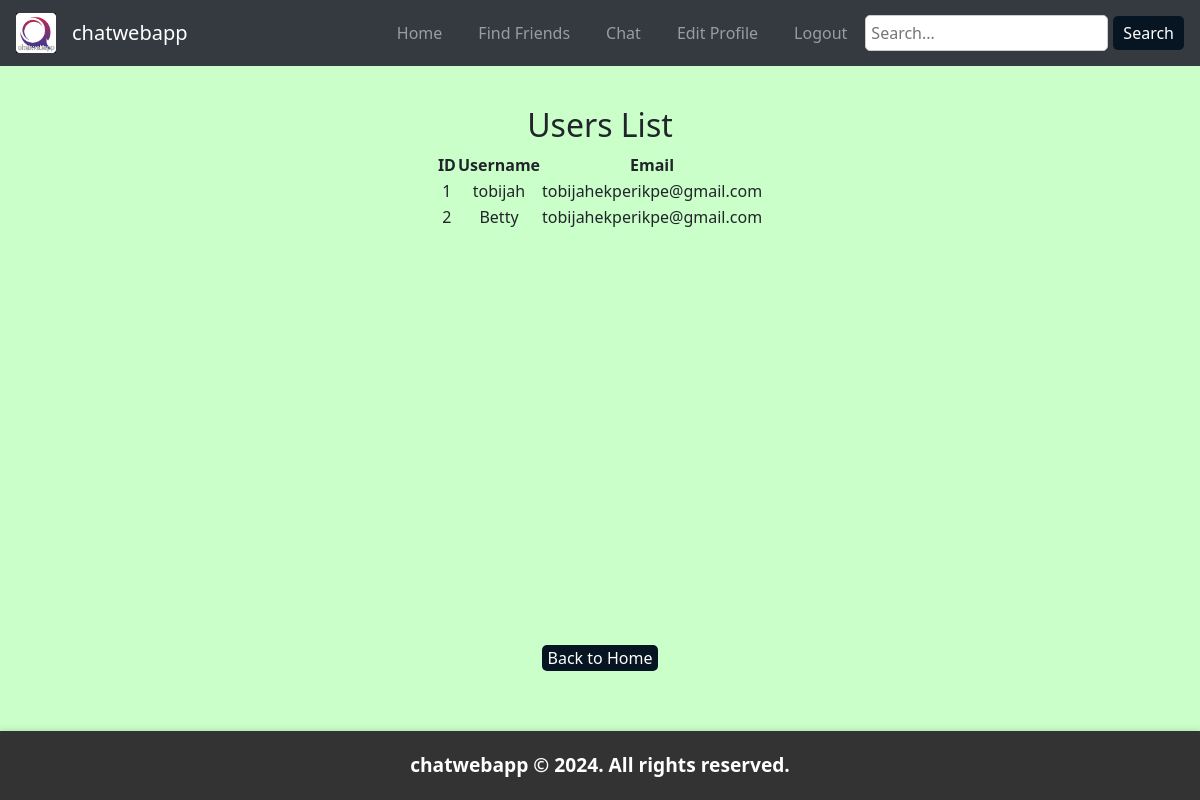
/auth/view_users (signed in), run on an earlier commit of the app's database.
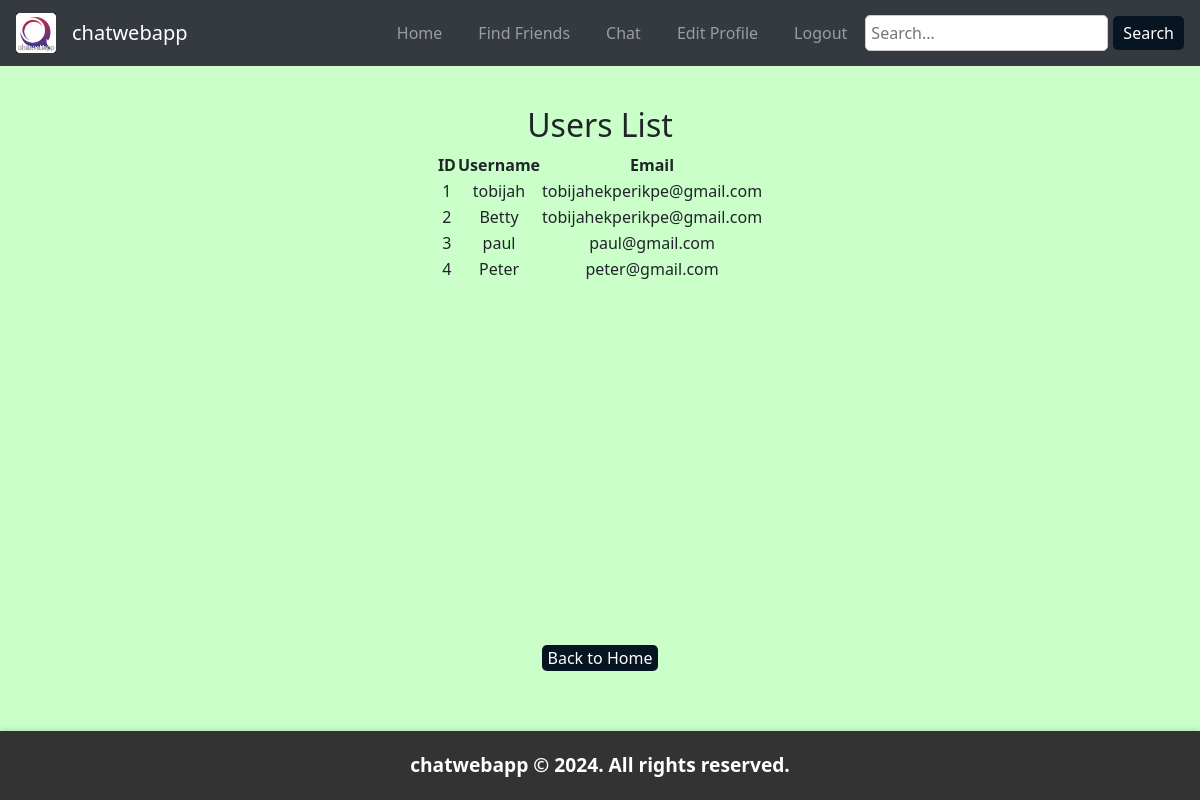
And on a later commit of the database.
### models/user.py (models this page shows, shortened)
class User(UserMixin, db.Model):
    __tablename__ = 'users'
    id = db.Column(db.Integer, primary_key=True)
    username = db.Column(db.String(150), unique=True, nullable=False)
    password = db.Column(db.String(150), nullable=False)
    email = db.Column(db.String(150), unique=True, nullable=True)
    phone_number = db.Column(db.String(20), nullable=True)
    profile_picture = db.Column(db.String(150), nullable=True)
    messages_sent = db.relationship('Message', foreign_keys='Message.sender_id', backref='sender', lazy=True)
    messages_received = db.relationship('Message', foreign_keys='Message.receiver_id', backref='receiver', lazy=True)

### routes/auth_routes.py (the view)
@auth_bp.route('/view_users')
@login_required
def view_users():
    users = User.query.all()
    return render_template('view_users.html', users=users)

### app.py (called while the page is built)
@login_manager.user_loader
def load_user(user_id):
    return User.query.get(int(user_id))

### templates/view_users.html (shortened to what this page needs)
{% extends "base.html" %}
{% block body %}
<div class="page-container">
    <h2>Users List</h2>
    <table class="styled-table">
        <thead>
            <tr>
                <th>ID</th>
                <th>Username</th>
                <th>Email</th>
            </tr>
        </thead>
        <tbody>
            {% for user in users %}
                <tr>
                    <td>{{ user.id }}</td>
                    <td>{{ user.username }}</td>
                    <td>{{ user.email }}</td>
                </tr>
            {% endfor %}
        </tbody>
    </table>
    <div class="go-back-home">
        <button class="button" onclick="window.location.href='{{ url_for('auth.home') }}'">Back to Home</button>
    </div>
</div>
{% endblock %}

### templates/base.html (shortened to what this page needs)
<!DOCTYPE html>
<html lang="en">
    <head>
        <link href="https://stackpath.bootstrapcdn.com/bootstrap/4.5.2/css/bootstrap.min.css" rel="stylesheet">
        <link rel="stylesheet" href="{{url_for("static", filename="css/styles.css")}}" />
    </head>
    <body>
        <nav class="navbar navbar-expand-lg navbar-dark bg-dark">
            {% if current_user.is_authenticated %}
                <a class="navbar-brand" href="{{ url_for('auth.home') }}">
                    <img src="{{ url_for('static', filename='images/logo2.jpg') }}" alt="Logo" width="40" height="40" class="d-inline-block align-top">
                </a>
                <a class="navbar-brand" href="{{ url_for('auth.home') }}">chatwebapp</a>
            {% else %}
                <a class="navbar-brand" href="{{ url_for('auth.index') }}">
                    <img src="{{ url_for('static', filename='images/logo.jpg') }}" alt="Logo" width="40" height="40" class="d-inline-block align-top">
                </a>
                <a class="navbar-brand" href="{{ url_for('index') }}">chatwebapp</a>
            {% endif %}
            <div class="collapse navbar-collapse" id="navbarNav">
                <ul class="navbar-nav ml-auto">
                    {% if current_user.is_authenticated %}
                        <li class="nav-item"><a class="nav-link" href="{{ url_for('auth.home') }}">Home</a></li>
                        <li class="nav-item"><a class="nav-link" href="{{ url_for('auth.view_users') }}">Find Friends</a></li>
                        <li class="nav-item"><a class="nav-link" href="{{ url_for('auth.chat') }}">Chat</a></li>
                        <li class="nav-item"><a class="nav-link" href="{{ url_for('auth.edit_profile') }}">Edit Profile</a></li>
                        <li class="nav-item"><a class="nav-link" href="{{ url_for('auth.logout') }}">Logout</a></li>
                        <form class="search-bar" action="{{ url_for('auth.search') }}" method="GET">
                            <input type="text" name="username" placeholder="Search...">
                            <button type="submit">Search</button>
                        </form>
                    {% else %}
                        <li class="nav-item"><a class="nav-link" href="{{ url_for('auth.login') }}">Login</a></li>
                        <li class="nav-item"><a class="nav-link" href="{{ url_for('auth.register') }}">Register</a></li>
                    {% endif %}
                </ul>
            </div>
        </nav>
        <div class="page-container">
            {% block body %}
            {% endblock %}
        </div>
        <footer>
            <p>chatwebapp &copy; 2024. All rights reserved.</p>
        </footer>
    </body>
</html>

### static/css/styles.css (style rules this page uses)
body { font-family: system-ui, -apple-system, BlinkMacSystemFont, 'Segoe UI', Roboto, Oxygen, Ubuntu, Cantarell, 'Open Sans', 'Helvetica Neue', sans-serif; margin: 0; padding: 0; background-color: #caffca; text-align: center; display: flex; flex-direction: column; height: 100vh; }
.page-container { flex: 1; display: flex; flex-direction: column; justify-content: center; align-items: center; padding: 20px; }
nav { background-color: #333; padding: 10px; display: flex; justify-content: space-between; align-items: center; }
nav ul { list-style-type: none; margin: 0; padding: 0; display: flex; }
nav ul li { margin: 0 10px; }
nav ul li a { color: #fff; text-decoration: none; padding: 10px 15px; display: block; transition: background-color 0.3s ease; }
nav .search-bar { display: flex; align-items: center; }
nav .search-bar input { padding: 5px; border: 1px solid #ccc; border-radius: 5px; margin-right: 5px; }
nav .search-bar button { padding: 5px 10px; border: none; border-radius: 5px; background-color: #071422; color: #fff; cursor: pointer; transition: background-color 0.3s ease; }
footer { background-color: #333; color: #fff; padding: 20px; text-align: center; width: 100%; box-shadow: 0 -2px 5px rgba(0, 0, 0, 0.1); margin-top: auto; position: relative; left: 0; right: 0; }
footer p { margin: 0; font-size: 1.2em; font-weight: bold; }
.go-back-home { margin-top: auto; text-align: center; padding: 20px; }
.button { background-color: #071422; color: #fff; border: none; border-radius: 5px; font-size: 1em; cursor: pointer; transition: background-color 0.3s ease; }

What changed in the data, as far as the page shows it:
added User: id "3", username "paul", email "paul@gmail.com"
added User: id "4", username "Peter", email "peter@gmail.com"
